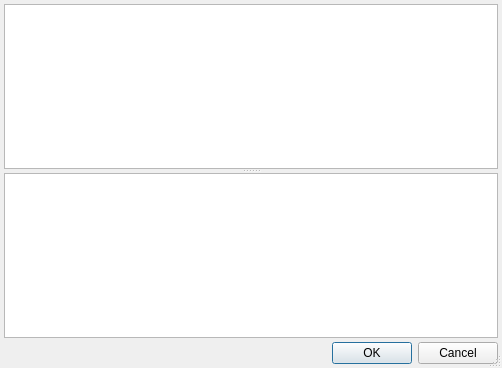
<?xml version="1.0" encoding="UTF-8"?>
<ui version="4.0">
 <class>Dialog</class>
 <widget class="QDialog" name="Dialog">
  <property name="geometry">
   <rect>
    <x>0</x>
    <y>0</y>
    <width>502</width>
    <height>368</height>
   </rect>
  </property>
  <property name="windowTitle">
   <string>Протокол предварительной записи пациента</string>
  </property>
  <property name="sizeGripEnabled">
   <bool>true</bool>
  </property>
  <layout class="QGridLayout" name="gridLayout">
   <property name="margin">
    <number>4</number>
   </property>
   <property name="spacing">
    <number>4</number>
   </property>
   <item row="0" column="0">
    <widget class="QSplitter" name="splitter">
     <property name="orientation">
      <enum>Qt::Vertical</enum>
     </property>
     <property name="childrenCollapsible">
      <bool>false</bool>
     </property>
     <widget class="CTextBrowser" name="txtClientInfoBrowser"/>
     <widget class="CBeforeRecordPopupMenu" name="tblScheduleItems"/>
    </widget>
   </item>
   <item row="1" column="0">
    <widget class="QDialogButtonBox" name="buttonBox">
     <property name="standardButtons">
      <set>QDialogButtonBox::Cancel|QDialogButtonBox::Ok</set>
     </property>
    </widget>
   </item>
  </layout>
 </widget>
 <customwidgets>
  <customwidget>
   <class>CTextBrowser</class>
   <extends>QTextBrowser</extends>
   <header>library/TextBrowser.h</header>
  </customwidget>
  <customwidget>
   <class>CBeforeRecordPopupMenu</class>
   <extends>QTableView</extends>
   <header>Registry/BeforeRecordPopupMenu.h</header>
  </customwidget>
 </customwidgets>
 <resources/>
 <connections>
  <connection>
   <sender>buttonBox</sender>
   <signal>accepted()</signal>
   <receiver>Dialog</receiver>
   <slot>accept()</slot>
   <hints>
    <hint type="sourcelabel">
     <x>478</x>
     <y>355</y>
    </hint>
    <hint type="destinationlabel">
     <x>501</x>
     <y>355</y>
    </hint>
   </hints>
  </connection>
  <connection>
   <sender>buttonBox</sender>
   <signal>rejected()</signal>
   <receiver>Dialog</receiver>
   <slot>reject()</slot>
   <hints>
    <hint type="sourcelabel">
     <x>475</x>
     <y>344</y>
    </hint>
    <hint type="destinationlabel">
     <x>501</x>
     <y>345</y>
    </hint>
   </hints>
  </connection>
 </connections>
</ui>
